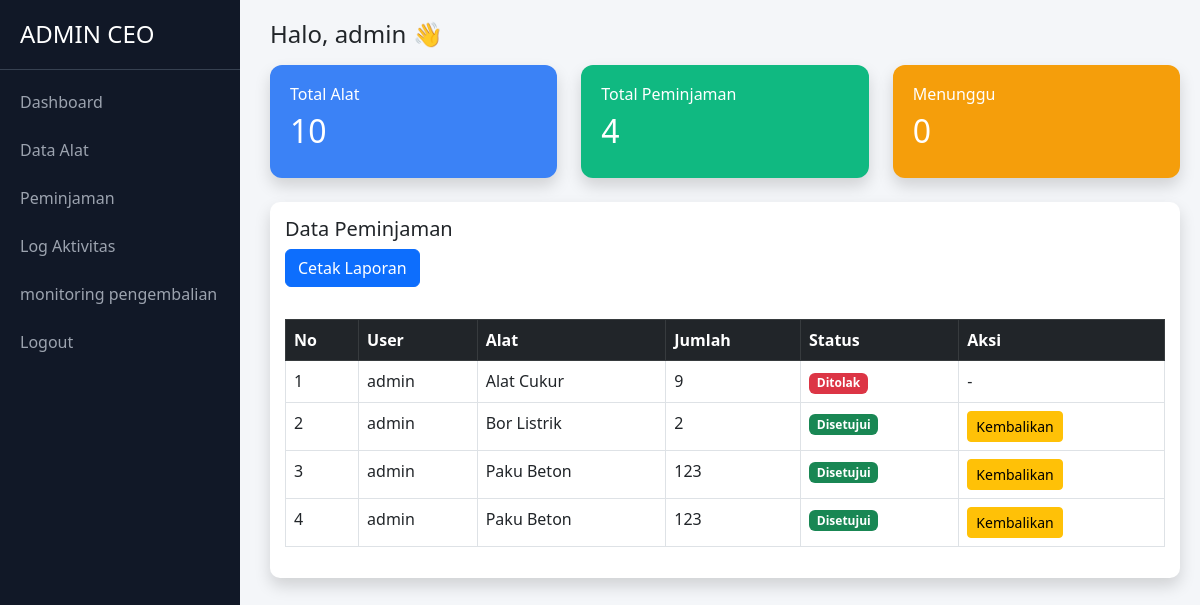
/dashboard.php (signed in), run on the app's committed database.
### tables this page shows
CREATE TABLE `peminjaman` (
  `id` int(11) NOT NULL,
  `user` varchar(100) DEFAULT NULL,
  `alat_id` int(11) DEFAULT NULL,
  `jumlah` int(11) DEFAULT NULL,
  `status` varchar(50) DEFAULT NULL,
  `tanggal` timestamp NOT NULL DEFAULT current_timestamp()
);

CREATE TABLE `alat` (
  `id` int(11) NOT NULL,
  `nama_alat` varchar(100) NOT NULL,
  `stok` int(11) NOT NULL DEFAULT 0
);

### dashboard.php (the view, shortened to what this page needs)
<?php
include 'koneksi.php';
$total_alat   = mysqli_num_rows(mysqli_query($conn, "SELECT * FROM alat"));
$total_pinjam = mysqli_num_rows(mysqli_query($conn, "SELECT * FROM peminjaman"));
$menunggu     = mysqli_num_rows(mysqli_query($conn, "
SELECT * FROM peminjaman
WHERE status='Menunggu'
"));
$data = mysqli_query($conn, "
    SELECT p.*, a.nama_alat
    FROM peminjaman p
    LEFT JOIN alat a ON p.alat_id = a.id
    ORDER BY p.id DESC
");
?>
<!DOCTYPE html>
<html>
<head>
    <link href="https://cdn.jsdelivr.net/npm/bootstrap@5.3.0/dist/css/bootstrap.min.css" rel="stylesheet">
</head>
<body>
<div class="sidebar">
    <h4>ADMIN CEO</h4>
    <a href="dashboard.php">Dashboard</a>
    <a href="alat.php">Data Alat</a>
    <a href="pinjam.php">Peminjaman</a>
    <a href="log.php">Log Aktivitas</a>
    <a href="pengembalian.php">
    monitoring pengembalian </a>
    <a href="logout.php">Logout</a>
</div>
<div class="content">
    <h4>Halo, <?= $_SESSION['user']; ?> 👋</h4>
    <div class="row mt-3">
        <div class="col-md-4">
            <div class="card-box c1 shadow">
                <h6>Total Alat</h6>
                <h2><?= $total_alat ?></h2>
            </div>
        </div>
        <div class="col-md-4">
            <div class="card-box c2 shadow">
                <h6>Total Peminjaman</h6>
                <h2><?= $total_pinjam ?></h2>
            </div>
        </div>
        <div class="col-md-4">
            <div class="card-box c3 shadow">
                <h6>Menunggu</h6>
                <h2><?= $menunggu ?></h2>
            </div>
        </div>
    </div>
    <div class="table-box mt-4 shadow">
        <h5>Data Peminjaman</h5>
        <a href="laporan.php"
class="btn btn-primary mb-3">
Cetak Laporan
</a>
        <table class="table table-bordered mt-3">
            <tr class="table-dark">
                <th>No</th>
                <th>User</th>
                <th>Alat</th>
                <th>Jumlah</th>
                <th>Status</th>
                <th>Aksi</th>
            </tr>
            <?php
            $no = 1;
            while($row = mysqli_fetch_assoc($data)){
            ?>
            <tr>
                <td><?= $no++ ?></td>
                <td><?= $row['user'] ?></td>
                <td><?= $row['nama_alat'] ?></td>
                <td><?= $row['jumlah'] ?></td>
                <td>
                    <?php if($row['status']=='Disetujui'){ ?>
                        <span class="badge bg-success">
                            Disetujui
                        </span>
                    <?php } elseif($row['status']=='Ditolak'){ ?>
                        <span class="badge bg-danger">
                            Ditolak
                        </span>
                    <?php } elseif($row['status']=='Dikembalikan'){ ?>
                        <span class="badge bg-secondary">
                            Dikembalikan
                        </span>
                    <?php } else { ?>
                        <span class="badge bg-warning text-dark">
                            Menunggu
                        </span>
                    <?php } ?>
                </td>
                <td>
                    <?php if($row['status']=='Menunggu'){ ?>
                        <a href="acc.php?id=<?= $row['id'] ?>"
                        class="btn btn-success btn-sm">
                        ACC
                        </a>
                        <a href="tolak.php?id=<?= $row['id'] ?>"
                        class="btn btn-danger btn-sm">
                        Tolak
                        </a>
                    <?php } elseif($row['status']=='Disetujui'){ ?>
                        <a href="dashboard.php?kembalikan=<?= $row['id'] ?>"
                        class="btn btn-warning btn-sm">
                        Kembalikan
                        </a>
                    <?php } elseif($row['status']=='Dikembalikan'){ ?>
                        <button class="btn btn-secondary btn-sm" disabled>
                            Sudah Kembali
                        </button>
                    <?php } else { ?>
                        -
                    <?php } ?>
                </td>
            </tr>
            <?php } ?>
        </table>
    </div>
</div>
</body>
</html>

### dashboard.php (style rules this page uses)
body { background:#f4f6f9; }
.sidebar { width:240px; height:100vh; position:fixed; background:#111827; color:white; }
.sidebar h4 { padding:20px; border-bottom:1px solid #374151; }
.sidebar a { display:block; padding:12px 20px; color:#9ca3af; text-decoration:none; }
.content { margin-left:250px; padding:20px; }
.card-box { border-radius:12px; padding:20px; color:white; }
.c1 { background:#3b82f6; }
.c2 { background:#10b981; }
.c3 { background:#f59e0b; }
.table-box { background:white; padding:15px; border-radius:10px; }

### data on the page
peminjaman: user "admin", alat.nama_alat "Alat Cukur", jumlah "9", status "Ditolak"
peminjaman: user "admin", alat.nama_alat "Bor Listrik", jumlah "2", status "Disetujui"
peminjaman: user "admin", alat.nama_alat "Paku Beton", jumlah "123", status "Disetujui"
peminjaman: user "admin", alat.nama_alat "Paku Beton", jumlah "123", status "Disetujui"

### other printed values
$_SESSION['user'] "admin"
$total_alat "10"
$total_pinjam "4"
$menunggu "0"
